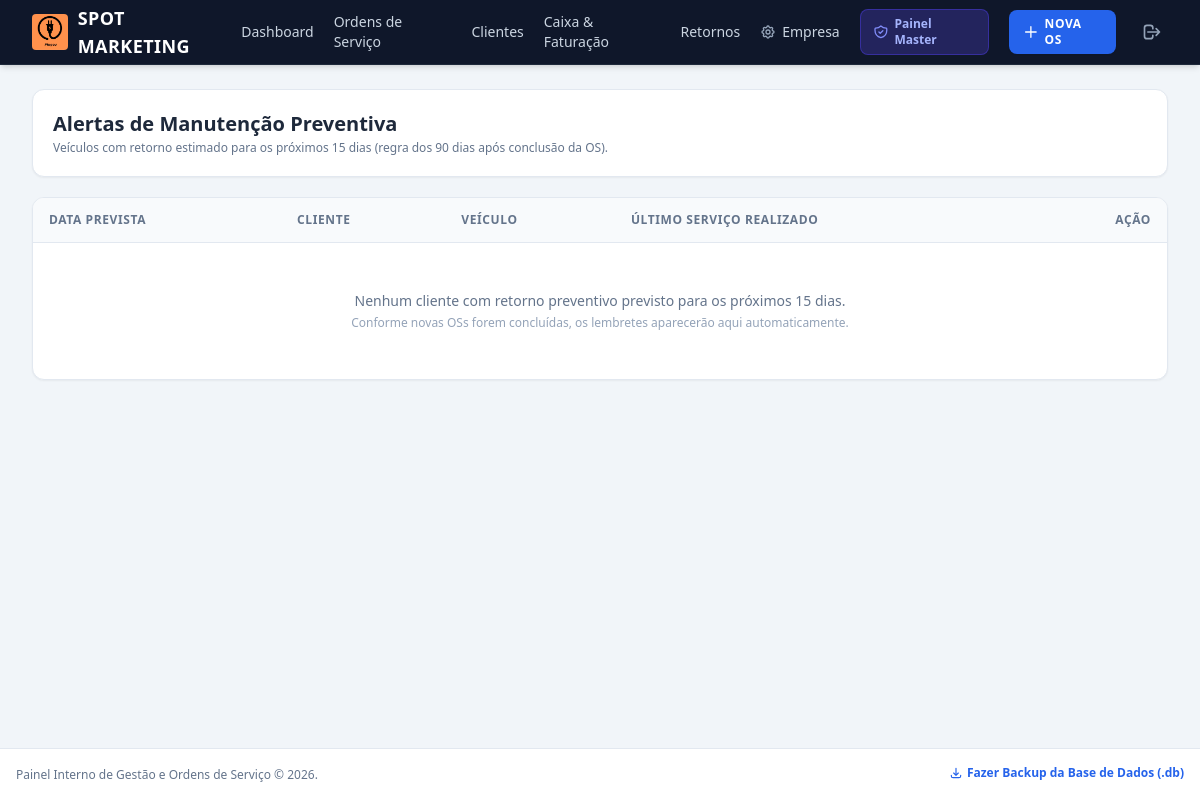
The page /retornos (signed in) on the database its author committed.
### models.py (models this page shows)
class Empresa(db.Model):
    __tablename__ = 'empresas'
    id = db.Column(db.Integer, primary_key=True)
    nome_empresa = db.Column(db.String(150), nullable=False, default="Minha Empresa")
    subtitulo = db.Column(db.String(200), default="Serviços Especializados e Atendimento Profissional")
    cnpj_cpf = db.Column(db.String(30), default="")
    telefone = db.Column(db.String(30), default="")
    whatsapp = db.Column(db.String(30), default="")
    endereco = db.Column(db.String(200), default="")
    cidade_uf = db.Column(db.String(100), default="")
    logo_filename = db.Column(db.String(255), default="logo.png")
    mensagem_rodape = db.Column(db.String(255), default="Agradecemos a preferência! Volte sempre.")
    email = db.Column(db.String(120), unique=True, nullable=False)
    senha_hash = db.Column(db.String(255), nullable=False)
    data_criacao = db.Column(db.Date, default=date.today)
    is_admin = db.Column(db.Boolean, default=False)
    status_assinatura = db.Column(db.String(20), default='PENDENTE') # 'ATIVO', 'PENDENTE', 'BLOQUEADO'
    data_validade = db.Column(db.Date, nullable=True)
    observacoes_admin = db.Column(db.Text, default="")
    chave_pix = db.Column(db.String(100), default="nandocozac@gmail.com")
    titular_pix = db.Column(db.String(100), default="Fernando Cozac")
    valor_mensalidade = db.Column(db.Float, default=29.90)
    valor_anual = db.Column(db.Float, default=249.90)
    clientes = db.relationship('Cliente', backref='empresa', lazy=True)
    ordens_servico = db.relationship('OrdemServico', backref='empresa', lazy=True)
    transacoes = db.relationship('Transacao', backref='empresa', lazy=True)

### app.py (the view)
@app.route('/retornos')
@login_required
def retornos_preventivos():
    hoje = date.today()
    janela_aviso = hoje + timedelta(days=15)
    alertas = OrdemServico.query.filter(
        OrdemServico.empresa_id == g.empresa.id,
        OrdemServico.retorno_previsto.between(hoje, janela_aviso),
        OrdemServico.status == 'CONCLUIDA'
    ).order_by(OrdemServico.retorno_previsto.asc()).all()
    return render_template('retornos.html', alertas=alertas)

### app.py (called while the page is built)
@app.before_request
def carregar_empresa_logada():
    empresa_id = session.get('empresa_id')
    if empresa_id:
        g.empresa = db.session.get(Empresa, empresa_id)
        if not g.empresa:
            session.pop('empresa_id', None)
            g.empresa = None
    else:
        g.empresa = None

@app.context_processor
def inject_empresa():
    return dict(empresa=getattr(g, 'empresa', None))

def login_required(view_func):
    @wraps(view_func)
    def wrapped_view(*args, **kwargs):
        if not getattr(g, 'empresa', None):
            flash('Por favor, faça login para acessar o sistema.', 'warning')
            return redirect(url_for('login', next=request.path))
        if not g.empresa.is_admin:
            hoje = date.today()
            esta_bloqueada = (g.empresa.status_assinatura != 'ATIVO') or (g.empresa.data_validade and g.empresa.data_validade < hoje)
            if esta_bloqueada:
                return redirect(url_for('assinatura_bloqueada'))
        return view_func(*args, **kwargs)
    return wrapped_view

### templates/retornos.html (shortened to what this page needs)
{% extends 'base.html' %}
{% block content %}
<div class="space-y-5">
    <div class="bg-white p-5 rounded-xl shadow-sm border border-slate-200">
        <h1 class="text-xl font-bold text-slate-800">Alertas de Manutenção Preventiva</h1>
        <p class="text-xs text-slate-500 mt-0.5">Veículos com retorno estimado para os próximos 15 dias (regra dos 90
            dias após conclusão da OS).</p>
    </div>
    <div class="bg-white rounded-xl shadow-sm border border-slate-200 overflow-hidden">
        <div class="overflow-x-auto">
            <table class="w-full text-left text-sm">
                <thead
                    class="bg-slate-50 text-slate-500 border-b border-slate-200 text-xs font-semibold uppercase tracking-wider">
                    <tr>
                        <th class="py-3.5 px-4">Data Prevista</th>
                        <th class="py-3.5 px-4">Cliente</th>
                        <th class="py-3.5 px-4">Veículo</th>
                        <th class="py-3.5 px-4">Último Serviço Realizado</th>
                        <th class="py-3.5 px-4 text-right">Ação</th>
                    </tr>
                </thead>
                <tbody class="divide-y divide-slate-100">
                    {% for a in alertas %}
                    <tr class="hover:bg-slate-50/80 transition">
                        <td class="py-3.5 px-4 font-mono font-bold text-blue-600 text-xs">
                            {{ a.retorno_previsto|data_br }}
                        </td>
                        <td class="py-3.5 px-4">
                            <span class="font-semibold text-slate-900 block">{{ a.cliente.nome }}</span>
                            <span class="text-xs text-slate-500">{{ a.cliente.telefone }}</span>
                        </td>
                        <td class="py-3.5 px-4">
                            {% if a.veiculo %}
                            <span class="text-slate-800 font-medium block">{{ a.veiculo.modelo }}</span>
                            <span class="text-xs font-mono font-semibold text-slate-500 uppercase">{{ a.veiculo.placa
                                }}</span>
                            {% else %}
                            <span class="text-xs text-slate-400 italic">Sem ativo</span>
                            {% endif %}
                        </td>
                        <td class="py-3.5 px-4 text-xs text-slate-600 max-w-sm truncate">
                            {{ a.servico_executado or a.descricao_problema }}
                        </td>
                        <td class="py-3.5 px-4 text-right">
                            {% set fone_limpo = a.cliente.telefone|replace('(', '')|replace(')', '')|replace('-',
                            '')|replace(' ', '') %}
                            {% set msg = "Olá " ~ a.cliente.nome ~ "! Notamos que já se passaram quase 90 dias desde a
                            última revisão do seu veículo no nosso centro técnico. Gostaria de agendar uma verificação
                            preventiva?" %}
                            <a href="https://wa.me/55{{ fone_limpo }}?text={{ msg|urlencode }}" target="_blank"
                                class="inline-flex items-center gap-1.5 bg-emerald-600 hover:bg-emerald-700 text-white text-xs font-semibold px-3 py-1.5 rounded-lg transition shadow-sm">
                                Notificar WhatsApp
                            </a>
                        </td>
                    </tr>
                    {% else %}
                    <tr>
                        <td colspan="5" class="py-12 text-center text-slate-400">
                            <p class="text-sm font-medium text-slate-500">Nenhum cliente com retorno preventivo previsto
                                para os próximos 15 dias.</p>
                            <p class="text-xs text-slate-400 mt-1">Conforme novas OSs forem concluídas, os lembretes
                                aparecerão aqui automaticamente.</p>
                        </td>
                    </tr>
                    {% endfor %}
                </tbody>
            </table>
        </div>
    </div>
</div>
{% endblock %}

### templates/base.html (shortened to what this page needs)
<!DOCTYPE html>
<html lang="pt-BR">
<head>
    <script src="https://cdn.tailwindcss.com"></script>
</head>
<body class="bg-slate-100 text-slate-900 min-h-screen flex flex-col font-sans antialiased">
    <header class="bg-slate-900 text-white shadow-md border-b border-slate-800 no-print sticky top-0 z-50">
        <div class="max-w-7xl mx-auto px-4 sm:px-6 lg:px-8">
            <div class="flex items-center justify-between h-16">
                <div class="flex items-center gap-3">
                    <a href="{{ url_for('dashboard') }}"
                        class="flex items-center gap-2.5 font-bold text-lg tracking-wide hover:text-blue-400 transition">
                        <img src="{{ url_for('static', filename=empresa.logo_filename or 'logo.png') }}" alt="{{ empresa.nome_empresa }}"
                            class="h-9 w-auto max-w-[140px] object-contain rounded"
                            onerror="this.style.display='none'; this.nextElementSibling.style.display='inline-flex';">
                        <span>{{ empresa.nome_empresa }}</span>
                    </a>
                </div>
                <nav class="hidden md:flex items-center gap-5 text-sm font-medium">
                    {% if empresa %}
                    <a href="{{ url_for('dashboard') }}" class="text-slate-300 hover:text-white transition">
                        Dashboard
                    </a>
                    <a href="{{ url_for('lista_os') }}" class="text-slate-300 hover:text-white transition">
                        Ordens de Serviço
                    </a>
                    <a href="{{ url_for('lista_clientes') }}" class="text-slate-300 hover:text-white transition">
                        Clientes
                    </a>
                    <a href="{{ url_for('relatorio_financeiro') }}" class="text-slate-300 hover:text-white transition">
                        Caixa & Faturação
                    </a>
                    <a href="{{ url_for('retornos_preventivos') }}" class="text-slate-300 hover:text-white transition">
                        Retornos
                    </a>
                    <a href="{{ url_for('configuracoes_empresa') }}" class="text-slate-300 hover:text-white transition flex items-center gap-1.5">
                        Empresa
                    </a>
                    {% if empresa.is_admin %}
                    <a href="{{ url_for('admin_empresas') }}" class="text-indigo-300 hover:text-white transition flex items-center gap-1.5 bg-indigo-900/60 px-3 py-1.5 rounded-lg border border-indigo-700/60 text-xs font-bold shadow-xs">
                        Painel Master
                    </a>
                    {% endif %}
                    <a href="{{ url_for('nova_os') }}"
                        class="inline-flex items-center gap-1.5 bg-blue-600 hover:bg-blue-500 text-white font-semibold px-3.5 py-1.5 rounded-lg shadow-sm text-xs uppercase tracking-wider transition">
                        <svg class="w-4 h-4" fill="none" stroke="currentColor" viewBox="0 0 24 24">
                            <path stroke-linecap="round" stroke-linejoin="round" stroke-width="2" d="M12 4v16m8-8H4" />
                        </svg>
                        Nova OS
                    </a>
                    <a href="{{ url_for('logout') }}" title="Sair da Conta"
                        class="text-slate-400 hover:text-rose-400 transition p-1.5 rounded-lg hover:bg-slate-800">
                        <svg class="w-5 h-5" fill="none" stroke="currentColor" viewBox="0 0 24 24">
                            <path stroke-linecap="round" stroke-linejoin="round" stroke-width="2" d="M17 16l4-4m0 0l-4-4m4 4H7m6 4v1a3 3 0 01-3 3H6a3 3 0 01-3-3V7a3 3 0 013-3h4a3 3 0 013 3v1" />
                        </svg>
                    </a>
                    {% else %}
                    <a href="{{ url_for('login') }}" class="text-slate-300 hover:text-white transition">Entrar</a>
                    <a href="{{ url_for('cadastro') }}" class="bg-blue-600 text-white px-3 py-1.5 rounded-lg text-xs font-bold">Criar Conta</a>
                    {% endif %}
                </nav>
            </div>
        </div>
    </header>
    <main class="flex-1 max-w-7xl w-full mx-auto px-4 sm:px-6 lg:px-8 py-6">
        {% block content %}{% endblock %}
    </main>
    <footer class="bg-white border-t border-slate-200 py-4 text-center text-xs text-slate-500 no-print mt-auto">
        <div class="max-w-7xl mx-auto px-4 flex flex-col sm:flex-row items-center justify-between gap-2">
            <span>Painel Interno de Gestão e Ordens de Serviço &copy; 2026.</span>
            <div>
                <a href="{{ url_for('backup_banco') }}"
                    class="text-blue-600 hover:text-blue-800 font-semibold hover:underline inline-flex items-center gap-1">
                    <svg class="w-3.5 h-3.5" fill="none" stroke="currentColor" viewBox="0 0 24 24">
                        <path stroke-linecap="round" stroke-linejoin="round" stroke-width="2"
                            d="M4 16v1a3 3 0 003 3h10a3 3 0 003-3v-1m-4-4l-4 4m0 0l-4-4m4 4V4" />
                    </svg>
                    Fazer Backup da Base de Dados (.db)
                </a>
            </div>
        </div>
    </footer>
</body>
</html>

### rows shown on the page
Empresa: logo_filename (picture), nome_empresa "SPOT MARKETING"
